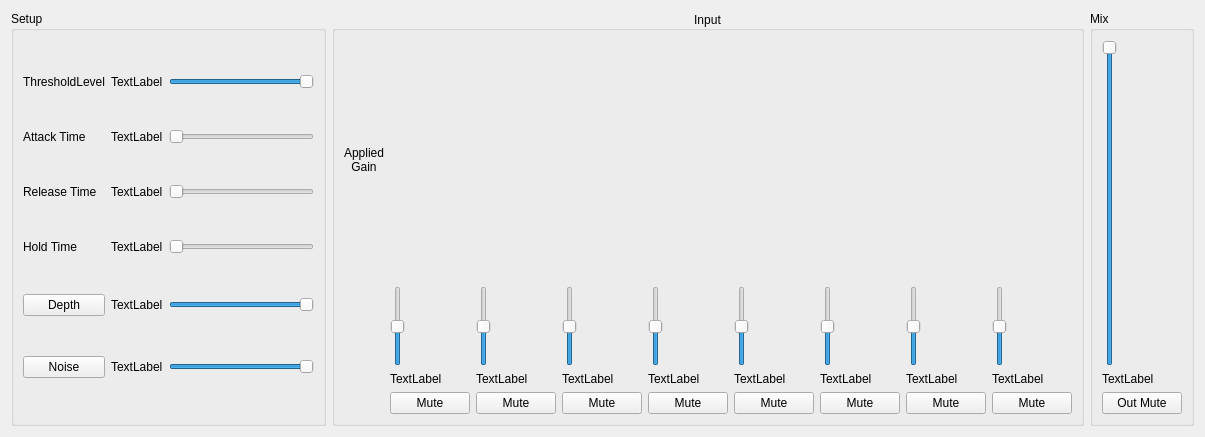
<?xml version="1.0" encoding="UTF-8"?>
<ui version="4.0">
 <class>CfgSettingAutomaticMixerGainSharing8</class>
 <widget class="QWidget" name="CfgSettingAutomaticMixerGainSharing8">
  <property name="geometry">
   <rect>
    <x>0</x>
    <y>0</y>
    <width>1150</width>
    <height>437</height>
   </rect>
  </property>
  <property name="windowTitle">
   <string>Form</string>
  </property>
  <property name="styleSheet">
   <string notr="true">QPushButton:checked{
background-color:rgb(0, 255, 0);
}</string>
  </property>
  <layout class="QHBoxLayout" name="horizontalLayout">
   <item>
    <widget class="QGroupBox" name="groupBox">
     <property name="minimumSize">
      <size>
       <width>315</width>
       <height>0</height>
      </size>
     </property>
     <property name="focusPolicy">
      <enum>Qt::NoFocus</enum>
     </property>
     <property name="title">
      <string>Setup</string>
     </property>
     <layout class="QGridLayout" name="gridLayout">
      <item row="0" column="2">
       <widget class="QSlider" name="Slider_ThreadLevel">
        <property name="focusPolicy">
         <enum>Qt::NoFocus</enum>
        </property>
        <property name="minimum">
         <number>-100</number>
        </property>
        <property name="maximum">
         <number>0</number>
        </property>
        <property name="orientation">
         <enum>Qt::Horizontal</enum>
        </property>
       </widget>
      </item>
      <item row="0" column="0">
       <widget class="QLabel" name="label">
        <property name="text">
         <string>ThresholdLevel</string>
        </property>
       </widget>
      </item>
      <item row="1" column="0">
       <widget class="QLabel" name="label_2">
        <property name="text">
         <string>Attack Time</string>
        </property>
       </widget>
      </item>
      <item row="2" column="0">
       <widget class="QLabel" name="label_3">
        <property name="text">
         <string>Release Time</string>
        </property>
       </widget>
      </item>
      <item row="1" column="2">
       <widget class="QSlider" name="Slider_AttackTime">
        <property name="focusPolicy">
         <enum>Qt::NoFocus</enum>
        </property>
        <property name="maximum">
         <number>1000</number>
        </property>
        <property name="orientation">
         <enum>Qt::Horizontal</enum>
        </property>
       </widget>
      </item>
      <item row="2" column="2">
       <widget class="QSlider" name="Slider_ReleaseTime">
        <property name="focusPolicy">
         <enum>Qt::NoFocus</enum>
        </property>
        <property name="maximum">
         <number>10000</number>
        </property>
        <property name="orientation">
         <enum>Qt::Horizontal</enum>
        </property>
       </widget>
      </item>
      <item row="3" column="0">
       <widget class="QLabel" name="label_4">
        <property name="text">
         <string>Hold Time</string>
        </property>
       </widget>
      </item>
      <item row="3" column="2">
       <widget class="QSlider" name="Slider_HoldTime">
        <property name="focusPolicy">
         <enum>Qt::NoFocus</enum>
        </property>
        <property name="maximum">
         <number>1000</number>
        </property>
        <property name="orientation">
         <enum>Qt::Horizontal</enum>
        </property>
       </widget>
      </item>
      <item row="4" column="0">
       <widget class="QPushButton" name="PB_Depth">
        <property name="focusPolicy">
         <enum>Qt::NoFocus</enum>
        </property>
        <property name="text">
         <string>Depth</string>
        </property>
        <property name="checkable">
         <bool>true</bool>
        </property>
       </widget>
      </item>
      <item row="5" column="2">
       <widget class="QSlider" name="Slider_Noise">
        <property name="focusPolicy">
         <enum>Qt::NoFocus</enum>
        </property>
        <property name="minimum">
         <number>-100</number>
        </property>
        <property name="maximum">
         <number>0</number>
        </property>
        <property name="orientation">
         <enum>Qt::Horizontal</enum>
        </property>
       </widget>
      </item>
      <item row="5" column="0">
       <widget class="QPushButton" name="PB_Noise">
        <property name="focusPolicy">
         <enum>Qt::NoFocus</enum>
        </property>
        <property name="text">
         <string>Noise</string>
        </property>
        <property name="checkable">
         <bool>true</bool>
        </property>
       </widget>
      </item>
      <item row="4" column="2">
       <widget class="QSlider" name="Slider_Depth">
        <property name="focusPolicy">
         <enum>Qt::NoFocus</enum>
        </property>
        <property name="minimum">
         <number>-100</number>
        </property>
        <property name="maximum">
         <number>0</number>
        </property>
        <property name="orientation">
         <enum>Qt::Horizontal</enum>
        </property>
       </widget>
      </item>
      <item row="0" column="1">
       <widget class="QLabel" name="label_Threshold">
        <property name="text">
         <string>TextLabel</string>
        </property>
       </widget>
      </item>
      <item row="1" column="1">
       <widget class="QLabel" name="label_Attack">
        <property name="text">
         <string>TextLabel</string>
        </property>
       </widget>
      </item>
      <item row="2" column="1">
       <widget class="QLabel" name="label_Release">
        <property name="text">
         <string>TextLabel</string>
        </property>
       </widget>
      </item>
      <item row="3" column="1">
       <widget class="QLabel" name="label_Hold">
        <property name="text">
         <string>TextLabel</string>
        </property>
       </widget>
      </item>
      <item row="4" column="1">
       <widget class="QLabel" name="label_Depth">
        <property name="text">
         <string>TextLabel</string>
        </property>
       </widget>
      </item>
      <item row="5" column="1">
       <widget class="QLabel" name="label_Noise">
        <property name="text">
         <string>TextLabel</string>
        </property>
       </widget>
      </item>
     </layout>
    </widget>
   </item>
   <item>
    <widget class="QGroupBox" name="groupBox_2">
     <property name="title">
      <string>Input</string>
     </property>
     <property name="alignment">
      <set>Qt::AlignCenter</set>
     </property>
     <layout class="QGridLayout" name="gridLayout_2">
      <item row="0" column="3">
       <widget class="VolumeWidget" name="Disp_Level_3" native="true">
        <property name="minimumSize">
         <size>
          <width>0</width>
          <height>240</height>
         </size>
        </property>
        <property name="MaxValue" stdset="0">
         <number>0</number>
        </property>
        <property name="MinValue" stdset="0">
         <number>-60</number>
        </property>
        <property name="SingleTrack" stdset="0">
         <bool>true</bool>
        </property>
       </widget>
      </item>
      <item row="0" column="4">
       <widget class="VolumeWidget" name="Disp_Level_4" native="true">
        <property name="minimumSize">
         <size>
          <width>0</width>
          <height>240</height>
         </size>
        </property>
        <property name="MaxValue" stdset="0">
         <number>0</number>
        </property>
        <property name="MinValue" stdset="0">
         <number>-60</number>
        </property>
        <property name="SingleTrack" stdset="0">
         <bool>true</bool>
        </property>
       </widget>
      </item>
      <item row="0" column="5">
       <widget class="VolumeWidget" name="Disp_Level_5" native="true">
        <property name="minimumSize">
         <size>
          <width>0</width>
          <height>240</height>
         </size>
        </property>
        <property name="MaxValue" stdset="0">
         <number>0</number>
        </property>
        <property name="MinValue" stdset="0">
         <number>-60</number>
        </property>
        <property name="SingleTrack" stdset="0">
         <bool>true</bool>
        </property>
       </widget>
      </item>
      <item row="0" column="8">
       <widget class="VolumeWidget" name="Disp_Level_8" native="true">
        <property name="minimumSize">
         <size>
          <width>0</width>
          <height>240</height>
         </size>
        </property>
        <property name="MaxValue" stdset="0">
         <number>0</number>
        </property>
        <property name="MinValue" stdset="0">
         <number>-60</number>
        </property>
        <property name="SingleTrack" stdset="0">
         <bool>true</bool>
        </property>
       </widget>
      </item>
      <item row="0" column="2">
       <widget class="VolumeWidget" name="Disp_Level_2" native="true">
        <property name="minimumSize">
         <size>
          <width>0</width>
          <height>240</height>
         </size>
        </property>
        <property name="MaxValue" stdset="0">
         <number>0</number>
        </property>
        <property name="MinValue" stdset="0">
         <number>-60</number>
        </property>
        <property name="SingleTrack" stdset="0">
         <bool>true</bool>
        </property>
       </widget>
      </item>
      <item row="0" column="1">
       <widget class="VolumeWidget" name="Disp_Level_1" native="true">
        <property name="minimumSize">
         <size>
          <width>0</width>
          <height>240</height>
         </size>
        </property>
        <property name="MaxValue" stdset="0">
         <number>0</number>
        </property>
        <property name="MinValue" stdset="0">
         <number>-60</number>
        </property>
        <property name="SingleTrack" stdset="0">
         <bool>true</bool>
        </property>
       </widget>
      </item>
      <item row="0" column="6">
       <widget class="VolumeWidget" name="Disp_Level_6" native="true">
        <property name="minimumSize">
         <size>
          <width>0</width>
          <height>240</height>
         </size>
        </property>
        <property name="MaxValue" stdset="0">
         <number>0</number>
        </property>
        <property name="MinValue" stdset="0">
         <number>-60</number>
        </property>
        <property name="SingleTrack" stdset="0">
         <bool>true</bool>
        </property>
       </widget>
      </item>
      <item row="0" column="7">
       <widget class="VolumeWidget" name="Disp_Level_7" native="true">
        <property name="minimumSize">
         <size>
          <width>0</width>
          <height>240</height>
         </size>
        </property>
        <property name="MaxValue" stdset="0">
         <number>0</number>
        </property>
        <property name="MinValue" stdset="0">
         <number>-60</number>
        </property>
        <property name="SingleTrack" stdset="0">
         <bool>true</bool>
        </property>
       </widget>
      </item>
      <item row="2" column="1">
       <widget class="QLabel" name="label_input1">
        <property name="text">
         <string>TextLabel</string>
        </property>
       </widget>
      </item>
      <item row="2" column="3">
       <widget class="QLabel" name="label_input3">
        <property name="text">
         <string>TextLabel</string>
        </property>
       </widget>
      </item>
      <item row="2" column="2">
       <widget class="QLabel" name="label_input2">
        <property name="text">
         <string>TextLabel</string>
        </property>
       </widget>
      </item>
      <item row="2" column="4">
       <widget class="QLabel" name="label_input4">
        <property name="text">
         <string>TextLabel</string>
        </property>
       </widget>
      </item>
      <item row="2" column="6">
       <widget class="QLabel" name="label_input6">
        <property name="text">
         <string>TextLabel</string>
        </property>
       </widget>
      </item>
      <item row="2" column="5">
       <widget class="QLabel" name="label_input5">
        <property name="text">
         <string>TextLabel</string>
        </property>
       </widget>
      </item>
      <item row="2" column="7">
       <widget class="QLabel" name="label_input7">
        <property name="text">
         <string>TextLabel</string>
        </property>
       </widget>
      </item>
      <item row="2" column="8">
       <widget class="QLabel" name="label_input8">
        <property name="text">
         <string>TextLabel</string>
        </property>
       </widget>
      </item>
      <item row="3" column="1">
       <widget class="QPushButton" name="PB_InputMute_1">
        <property name="focusPolicy">
         <enum>Qt::NoFocus</enum>
        </property>
        <property name="text">
         <string>Mute</string>
        </property>
        <property name="checkable">
         <bool>true</bool>
        </property>
       </widget>
      </item>
      <item row="3" column="2">
       <widget class="QPushButton" name="PB_InputMute_2">
        <property name="focusPolicy">
         <enum>Qt::NoFocus</enum>
        </property>
        <property name="text">
         <string>Mute</string>
        </property>
        <property name="checkable">
         <bool>true</bool>
        </property>
       </widget>
      </item>
      <item row="1" column="3">
       <widget class="QSlider" name="Slider_PreInGain_3">
        <property name="focusPolicy">
         <enum>Qt::NoFocus</enum>
        </property>
        <property name="minimum">
         <number>-20</number>
        </property>
        <property name="maximum">
         <number>20</number>
        </property>
        <property name="orientation">
         <enum>Qt::Vertical</enum>
        </property>
       </widget>
      </item>
      <item row="3" column="5">
       <widget class="QPushButton" name="PB_InputMute_5">
        <property name="focusPolicy">
         <enum>Qt::NoFocus</enum>
        </property>
        <property name="text">
         <string>Mute</string>
        </property>
        <property name="checkable">
         <bool>true</bool>
        </property>
       </widget>
      </item>
      <item row="3" column="3">
       <widget class="QPushButton" name="PB_InputMute_3">
        <property name="focusPolicy">
         <enum>Qt::NoFocus</enum>
        </property>
        <property name="text">
         <string>Mute</string>
        </property>
        <property name="checkable">
         <bool>true</bool>
        </property>
       </widget>
      </item>
      <item row="3" column="4">
       <widget class="QPushButton" name="PB_InputMute_4">
        <property name="focusPolicy">
         <enum>Qt::NoFocus</enum>
        </property>
        <property name="text">
         <string>Mute</string>
        </property>
        <property name="checkable">
         <bool>true</bool>
        </property>
       </widget>
      </item>
      <item row="1" column="4">
       <widget class="QSlider" name="Slider_PreInGain_4">
        <property name="focusPolicy">
         <enum>Qt::NoFocus</enum>
        </property>
        <property name="minimum">
         <number>-20</number>
        </property>
        <property name="maximum">
         <number>20</number>
        </property>
        <property name="orientation">
         <enum>Qt::Vertical</enum>
        </property>
       </widget>
      </item>
      <item row="1" column="7">
       <widget class="QSlider" name="Slider_PreInGain_7">
        <property name="focusPolicy">
         <enum>Qt::NoFocus</enum>
        </property>
        <property name="minimum">
         <number>-20</number>
        </property>
        <property name="maximum">
         <number>20</number>
        </property>
        <property name="orientation">
         <enum>Qt::Vertical</enum>
        </property>
       </widget>
      </item>
      <item row="1" column="2">
       <widget class="QSlider" name="Slider_PreInGain_2">
        <property name="focusPolicy">
         <enum>Qt::NoFocus</enum>
        </property>
        <property name="minimum">
         <number>-20</number>
        </property>
        <property name="maximum">
         <number>20</number>
        </property>
        <property name="orientation">
         <enum>Qt::Vertical</enum>
        </property>
       </widget>
      </item>
      <item row="1" column="8">
       <widget class="QSlider" name="Slider_PreInGain_8">
        <property name="focusPolicy">
         <enum>Qt::NoFocus</enum>
        </property>
        <property name="minimum">
         <number>-20</number>
        </property>
        <property name="maximum">
         <number>20</number>
        </property>
        <property name="orientation">
         <enum>Qt::Vertical</enum>
        </property>
       </widget>
      </item>
      <item row="1" column="6">
       <widget class="QSlider" name="Slider_PreInGain_6">
        <property name="focusPolicy">
         <enum>Qt::NoFocus</enum>
        </property>
        <property name="minimum">
         <number>-20</number>
        </property>
        <property name="maximum">
         <number>20</number>
        </property>
        <property name="orientation">
         <enum>Qt::Vertical</enum>
        </property>
       </widget>
      </item>
      <item row="3" column="8">
       <widget class="QPushButton" name="PB_InputMute_8">
        <property name="focusPolicy">
         <enum>Qt::NoFocus</enum>
        </property>
        <property name="text">
         <string>Mute</string>
        </property>
        <property name="checkable">
         <bool>true</bool>
        </property>
       </widget>
      </item>
      <item row="3" column="6">
       <widget class="QPushButton" name="PB_InputMute_6">
        <property name="focusPolicy">
         <enum>Qt::NoFocus</enum>
        </property>
        <property name="text">
         <string>Mute</string>
        </property>
        <property name="checkable">
         <bool>true</bool>
        </property>
       </widget>
      </item>
      <item row="1" column="5">
       <widget class="QSlider" name="Slider_PreInGain_5">
        <property name="focusPolicy">
         <enum>Qt::NoFocus</enum>
        </property>
        <property name="minimum">
         <number>-20</number>
        </property>
        <property name="maximum">
         <number>20</number>
        </property>
        <property name="orientation">
         <enum>Qt::Vertical</enum>
        </property>
       </widget>
      </item>
      <item row="3" column="7">
       <widget class="QPushButton" name="PB_InputMute_7">
        <property name="focusPolicy">
         <enum>Qt::NoFocus</enum>
        </property>
        <property name="text">
         <string>Mute</string>
        </property>
        <property name="checkable">
         <bool>true</bool>
        </property>
       </widget>
      </item>
      <item row="1" column="1">
       <widget class="QSlider" name="Slider_PreInGain_1">
        <property name="focusPolicy">
         <enum>Qt::NoFocus</enum>
        </property>
        <property name="minimum">
         <number>-20</number>
        </property>
        <property name="maximum">
         <number>20</number>
        </property>
        <property name="orientation">
         <enum>Qt::Vertical</enum>
        </property>
       </widget>
      </item>
      <item row="0" column="0">
       <widget class="QLabel" name="label_Hold_2">
        <property name="text">
         <string>Applied
Gain</string>
        </property>
        <property name="alignment">
         <set>Qt::AlignCenter</set>
        </property>
       </widget>
      </item>
     </layout>
    </widget>
   </item>
   <item>
    <widget class="QGroupBox" name="groupBox_3">
     <property name="title">
      <string>Mix</string>
     </property>
     <layout class="QVBoxLayout" name="verticalLayout">
      <item>
       <widget class="QSlider" name="Slider_MixOutGain">
        <property name="focusPolicy">
         <enum>Qt::NoFocus</enum>
        </property>
        <property name="minimum">
         <number>-100</number>
        </property>
        <property name="maximum">
         <number>0</number>
        </property>
        <property name="orientation">
         <enum>Qt::Vertical</enum>
        </property>
       </widget>
      </item>
      <item>
       <widget class="QLabel" name="label_Output">
        <property name="text">
         <string>TextLabel</string>
        </property>
       </widget>
      </item>
      <item>
       <widget class="QPushButton" name="PB_MixOutMute">
        <property name="focusPolicy">
         <enum>Qt::NoFocus</enum>
        </property>
        <property name="text">
         <string>Out Mute</string>
        </property>
        <property name="checkable">
         <bool>true</bool>
        </property>
       </widget>
      </item>
     </layout>
    </widget>
   </item>
  </layout>
 </widget>
 <customwidgets>
  <customwidget>
   <class>VolumeWidget</class>
   <extends>QWidget</extends>
   <header>customWidget/volumewidget.h</header>
   <container>1</container>
  </customwidget>
 </customwidgets>
 <resources/>
 <connections/>
</ui>
